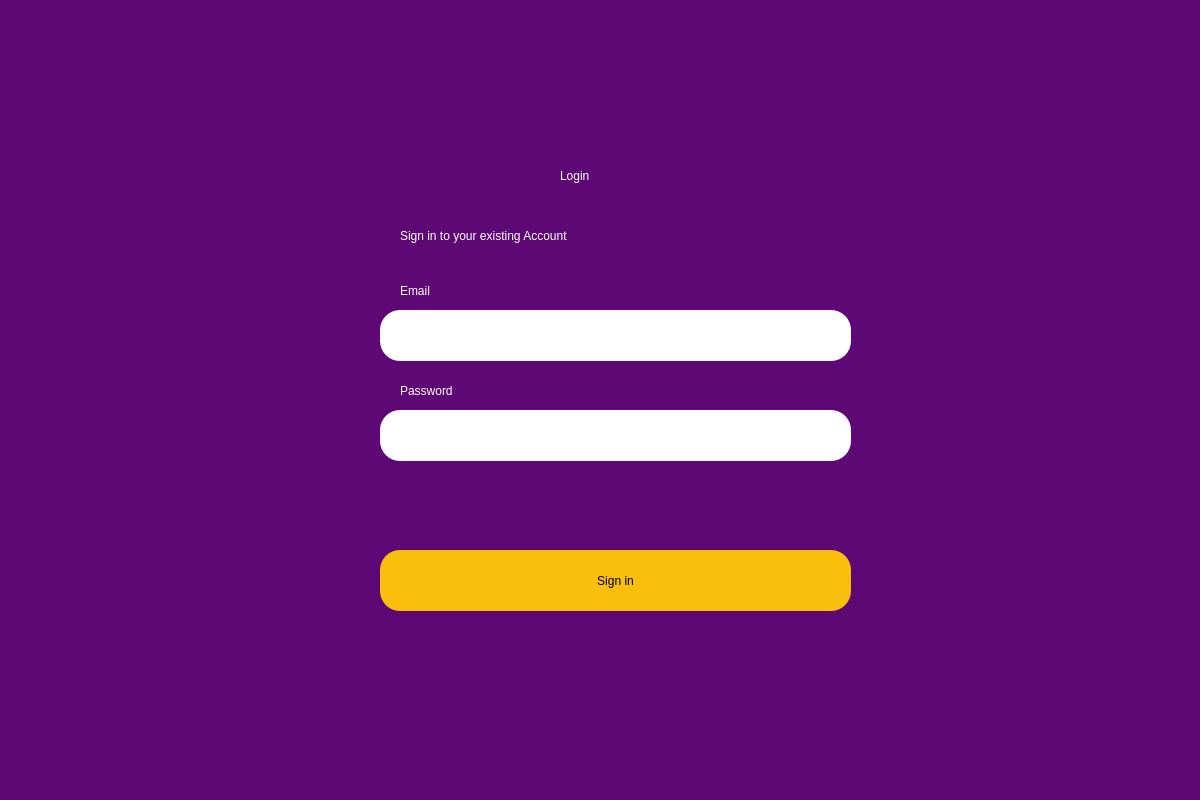
<?xml version="1.0" encoding="UTF-8"?>
<ui version="4.0">
 <class>Dialog</class>
 <widget class="QDialog" name="Dialog">
  <property name="geometry">
   <rect>
    <x>0</x>
    <y>0</y>
    <width>1200</width>
    <height>800</height>
   </rect>
  </property>
  <property name="windowTitle">
   <string>Dialog</string>
  </property>
  <widget class="QWidget" name="widget" native="true">
   <property name="geometry">
    <rect>
     <x>-570</x>
     <y>-190</y>
     <width>1771</width>
     <height>991</height>
    </rect>
   </property>
   <property name="styleSheet">
    <string notr="true">background-color: rgb(93, 8, 116);</string>
   </property>
   <widget class="QLabel" name="label">
    <property name="geometry">
     <rect>
      <x>1130</x>
      <y>340</y>
      <width>131</width>
      <height>51</height>
     </rect>
    </property>
    <property name="styleSheet">
     <string notr="true">font: 33pt &quot;MS Shell Dlg 2&quot;; color:rgb(255, 255, 255)</string>
    </property>
    <property name="text">
     <string>Login</string>
    </property>
   </widget>
   <widget class="QLabel" name="label_2">
    <property name="geometry">
     <rect>
      <x>970</x>
      <y>400</y>
      <width>461</width>
      <height>51</height>
     </rect>
    </property>
    <property name="styleSheet">
     <string notr="true">font: 23pt &quot;MS Shell Dlg 2&quot;; color:rgb(255, 255, 255)</string>
    </property>
    <property name="text">
     <string>Sign in to your existing Account</string>
    </property>
   </widget>
   <widget class="QPushButton" name="login">
    <property name="geometry">
     <rect>
      <x>950</x>
      <y>740</y>
      <width>471</width>
      <height>61</height>
     </rect>
    </property>
    <property name="styleSheet">
     <string notr="true">border-radius:20px;
background-color: rgb(250, 191, 13);
font: 75 18pt &quot;MS Shell Dlg 2&quot;;</string>
    </property>
    <property name="text">
     <string>Sign in</string>
    </property>
   </widget>
   <widget class="QLineEdit" name="emailfield">
    <property name="geometry">
     <rect>
      <x>950</x>
      <y>500</y>
      <width>471</width>
      <height>51</height>
     </rect>
    </property>
    <property name="styleSheet">
     <string notr="true">border-radius:20px;
font: 14pt &quot;MS Shell Dlg 2&quot;;
background-color: rgb(255, 255, 255);</string>
    </property>
   </widget>
   <widget class="QLineEdit" name="passwordfield">
    <property name="geometry">
     <rect>
      <x>950</x>
      <y>600</y>
      <width>471</width>
      <height>51</height>
     </rect>
    </property>
    <property name="styleSheet">
     <string notr="true">border-radius:20px;
font: 14pt &quot;MS Shell Dlg 2&quot;;
background-color: rgb(255, 255, 255);</string>
    </property>
   </widget>
   <widget class="QLabel" name="label_3">
    <property name="geometry">
     <rect>
      <x>970</x>
      <y>470</y>
      <width>71</width>
      <height>21</height>
     </rect>
    </property>
    <property name="styleSheet">
     <string notr="true">font: 75 12pt &quot;MS Shell Dlg 2&quot;;
color: rgb(255, 255, 255);</string>
    </property>
    <property name="text">
     <string>Email</string>
    </property>
   </widget>
   <widget class="QLabel" name="label_4">
    <property name="geometry">
     <rect>
      <x>970</x>
      <y>570</y>
      <width>91</width>
      <height>21</height>
     </rect>
    </property>
    <property name="styleSheet">
     <string notr="true">font: 75 12pt &quot;MS Shell Dlg 2&quot;;
color: rgb(255, 255, 255);</string>
    </property>
    <property name="text">
     <string>Password</string>
    </property>
   </widget>
   <widget class="QLabel" name="error">
    <property name="geometry">
     <rect>
      <x>960</x>
      <y>705</y>
      <width>451</width>
      <height>21</height>
     </rect>
    </property>
    <property name="styleSheet">
     <string notr="true">font: 11pt &quot;MS Shell Dlg 2&quot;;
text-decoration: underline;
color: rgb(255, 0, 0);</string>
    </property>
    <property name="text">
     <string/>
    </property>
   </widget>
  </widget>
 </widget>
 <resources/>
 <connections/>
</ui>
